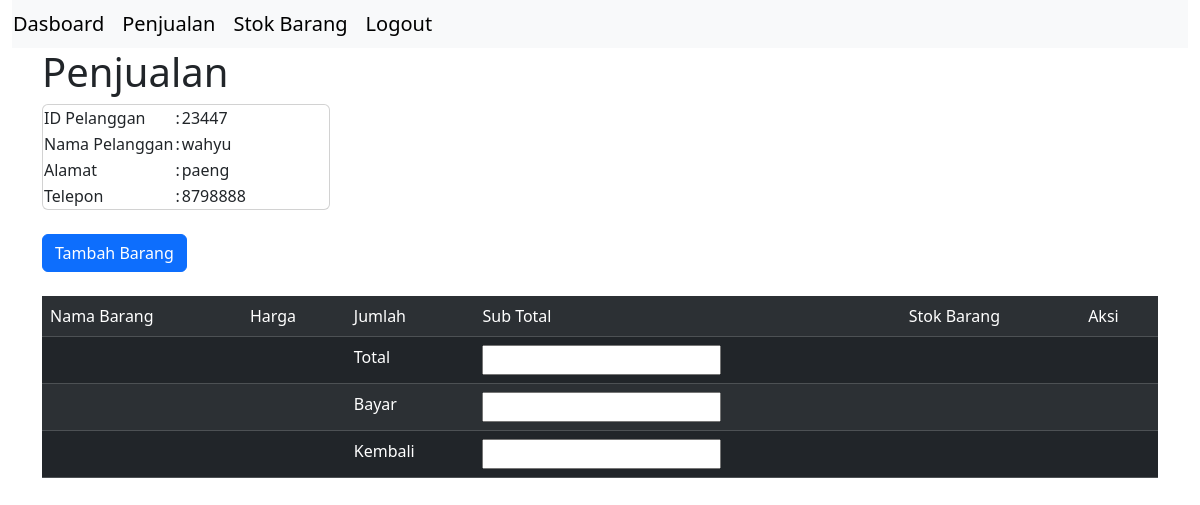
The app's page /petugas/v_detail_penjualan.php?id_pelanggan=23447 (signed in) with its own data.
### tables this page shows
CREATE TABLE `tb_penjualan` (
  `id_penjualan` int(11) NOT NULL,
  `tgl_penjualan` date NOT NULL,
  `total` decimal(10,2) NOT NULL,
  `id_pelanggan` int(11) NOT NULL,
  `id_login` int(11) NOT NULL
);

CREATE TABLE `tb_pelanggan` (
  `id_pelanggan` int(11) NOT NULL,
  `nama_pelanggan` varchar(50) NOT NULL,
  `alamat_pelanggan` text NOT NULL,
  `telepon_pelanggan` varchar(20) NOT NULL
);

### petugas/v_detail_penjualan.php (the view, shortened to what this page needs)
<!DOCTYPE html>
<html lang="en">
<head>
</head>
<body>
  <?php include "navbar.php" ?>
  <div class="container">
    <h1>Penjualan</h1>
    <?php
    include "../config.php";
    $id_pelanggan = $_GET['id_pelanggan'];
    $sql = mysqli_query($koneksi, "SELECT * FROM tb_pelanggan INNER JOIN tb_penjualan ON tb_pelanggan.id_pelanggan = tb_penjualan.id_pelanggan");
    foreach ($sql as $pelanggan) {
      if ($pelanggan['id_pelanggan'] == $id_pelanggan) {
    ?>
        <table class="card" style="width: 18rem;">
          <tr>
            <td>ID Pelanggan</td>
            <td>:</td>
            <td><?= $pelanggan['id_pelanggan']  ?></td>
          </tr>
          <tr>
            <td>Nama Pelanggan</td>
            <td>:</td>
            <td><?= $pelanggan['nama_pelanggan'] ?></td>
          </tr>
          <tr>
            <td>Alamat</td>
            <td>:</td>
            <td><?= $pelanggan['alamat_pelanggan'] ?></td>
          </tr>
          <tr>
            <td>Telepon</td>
            <td>:</td>
            <td><?= $pelanggan['telepon_pelanggan'] ?></td>
          </tr>
        </table>
        <br>
        <form action="m_beli_barang.php" method="post">
          <input type="submit" value="Tambah Barang" class="btn btn-primary">
        </form>
        <br>
        <table class="table table-dark table-striped">
          <tr>
            <td>Nama Barang</td>
            <td>Harga</td>
            <td>Jumlah</td>
            <td>Sub Total</td>
            <td>Stok Barang</td>
            <td colspan="2">Aksi</td>
          </tr>
          <form action="m_hitung_total.php" method="post">
            <tr>
              <?php
              $hitung = mysqli_query($koneksi, "SELECT SUM(sub_total) AS Total FROM tb_detail_penjualan WHERE id_penjualan='$pelanggan[id_penjualan]'");
              $total = mysqli_fetch_assoc($hitung);
              ?>
              <td colspan="2"></td>
              <td>Total</td>
              <td><input type="text" name="total" id=""  value="<?= $total['Total'] ?>" readonly></td>
              <td colspan="2"></td>
            </tr>
            <tr>
              <td colspan="2"></td>
              <td>Bayar</td>
              <td><input type="number" name="bayar" id="bayar" onchange="this.form.submit()" tabindex="1"></td>
              <td colspan="2"></td>
            </tr>
            <tr>
              <td colspan="2"></td>
              <td>Kembali</td>
              <td><input type="number" name="kembali" id="" value="<?php if (isset($_GET['kembali'])) {
                                                                      echo    $kembali = $_GET['kembali'];
                                                                    } ?>" readonly></td>
              <td colspan="2"></td>
            </tr>
          </form>
        </table>
    <?php }
    } ?>
  </div>
</body>
</html>

### records on screen
tb_penjualan: id_pelanggan "23447", id_pelanggan.nama_pelanggan "wahyu", id_pelanggan.alamat_pelanggan "paeng", id_pelanggan.telepon_pelanggan "8798888"
